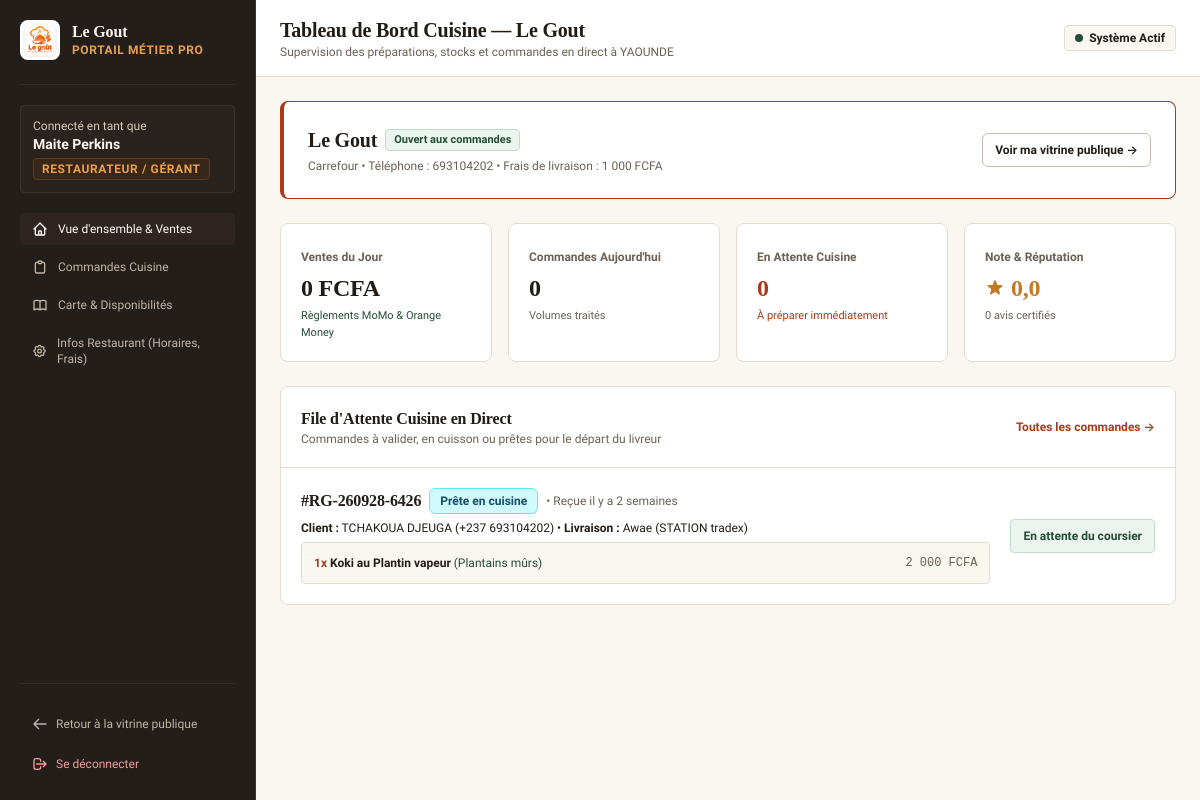
Page /dashboard/restaurant/ (signed in) on the earlier database version.
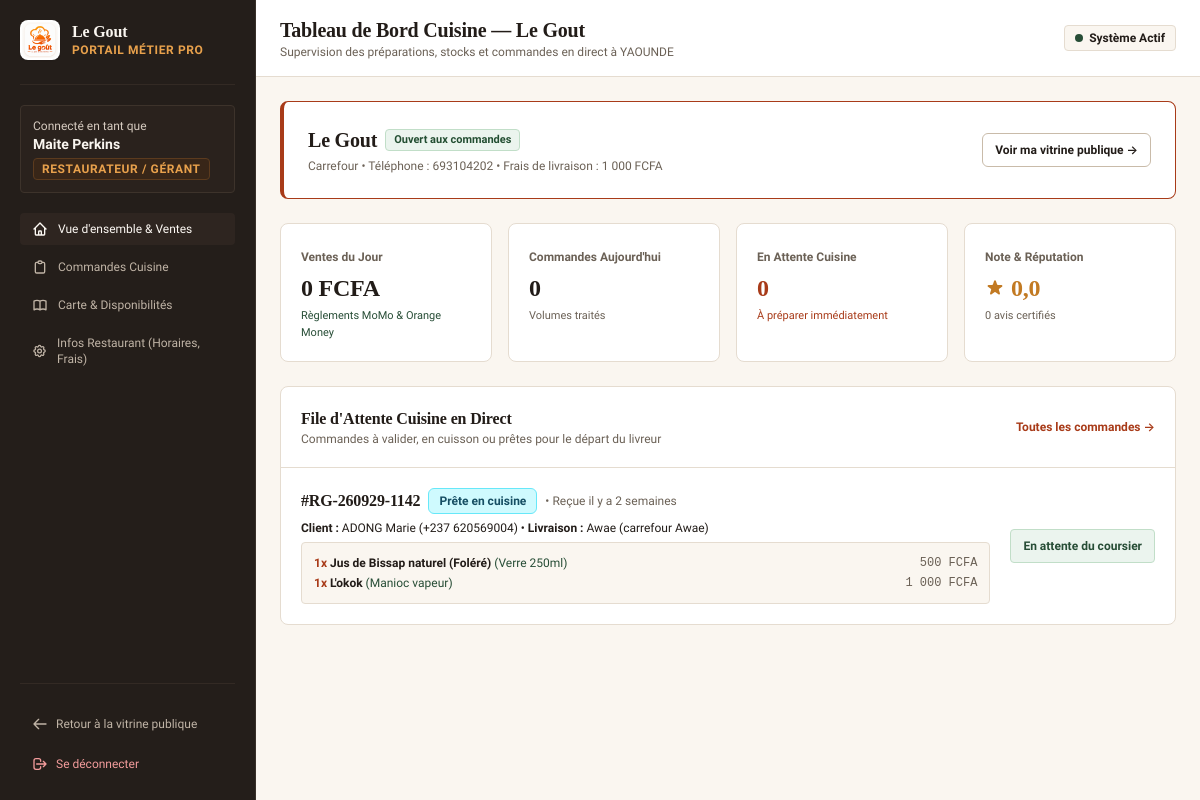
Same page on the later database version.
### orders/models.py (models this page shows, shortened)
class Order(models.Model):
    STATUS_CHOICES = [
        ('en_attente_paiement', 'En attente de paiement'),
        ('payee', 'Payée - En attente de validation restaurant'),
        ('en_attente', 'En attente de validation'),
        ('validee', 'Validée par le restaurant'),
        ('confirmee', 'Confirmée par le restaurant'),
        ('en_preparation', 'En cours de préparation en cuisine'),
        ('prete', 'Prête / En attente du livreur'),
        ('en_livraison', 'En cours d\'acheminement'),
        ('livree', 'Livrée au client'),
        ('refusee', 'Refusée par le restaurant'),
        ('annulee', 'Annulée'),
    ]
    PAYMENT_METHOD_CHOICES = [
        ('wallet', 'Solde Portefeuille Simulé (10 000 FCFA Offerts)'),
        ('mtn_momo', 'MTN Mobile Money (*126#)'),
        ('orange_money', 'Orange Money (*150#)'),
        ('cinetpay', 'CinetPay (Passerelle sécurisée / Carte)'),
        ('cash_on_delivery', 'Paiement en espèces à la livraison'),
    ]
    PAYMENT_STATUS_CHOICES = [
        ('pending', 'En attente'),
        ('paid', 'Payé'),
        ('failed', 'Échec'),
        ('refunded', 'Remboursé'),
    ]
    order_number = models.CharField(max_length=40, unique=True, verbose_name="N° de commande")
    client = models.ForeignKey(
        settings.AUTH_USER_MODEL,
        on_delete=models.CASCADE,
        related_name='orders',
        verbose_name="Client"
    )
    restaurant = models.ForeignKey(
        Restaurant,
        on_delete=models.CASCADE,
        related_name='orders',
        verbose_name="Restaurant"
    )
    status = models.CharField(
        max_length=30,
        choices=STATUS_CHOICES,
        default='en_attente',
        verbose_name="Statut de la commande"
    )
    subtotal = models.PositiveIntegerField(default=0, verbose_name="Sous-total plats (FCFA)")
    delivery_fee = models.PositiveIntegerField(default=1000, verbose_name="Frais de livraison (FCFA)")
    total_amount = models.PositiveIntegerField(default=0, verbose_name="Total à payer (FCFA)")
    payment_method = models.CharField(
        max_length=30,
        choices=PAYMENT_METHOD_CHOICES,
        default='mtn_momo',
        verbose_name="Mode de règlement"
    )
    payment_status = models.CharField(
        max_length=20,
        choices=PAYMENT_STATUS_CHOICES,
        default='pending',
        verbose_name="État du paiement"
    )
    DELIVERY_TYPE_CHOICES = [
        ('delivery', 'Livraison à domicile'),
        ('pickup', 'À emporter / Retrait au restaurant'),
    ]
    delivery_type = models.CharField(
        max_length=20,
        choices=DELIVERY_TYPE_CHOICES,
        default='delivery',
        verbose_name="Mode de réception"
    )
    delivery_city = models.CharField(max_length=50, default='Douala', verbose_name="Ville de livraison")
    delivery_neighborhood = models.CharField(max_length=120, blank=True, default='', verbose_name="Quartier de livraison")
    delivery_address = models.CharField(max_length=255, blank=True, default='', verbose_name="Adresse / Rue")
    delivery_landmark = models.CharField(
        max_length=255,
        blank=True,
        default='',
        verbose_name="Repère de proximité",
        help_text="Ex: Face pharmacie de la Paix, à côté du grand manguier"
    )
    delivery_phone = models.CharField(max_length=30, verbose_name="Numéro de contact pour livraison")
    client_notes = models.TextField(blank=True, verbose_name="Consignes spéciales de dégustation ou de livraison")
    delivery_pin = models.CharField(max_length=4, default='1234', verbose_name="Code PIN de confirmation")
    created_at = models.DateTimeField(auto_now_add=True, verbose_name="Date de commande")
    updated_at = models.DateTimeField(auto_now=True, verbose_name="Dernière mise à jour")
    class Meta:
        verbose_name = "Commande"
        verbose_name_plural = "Commandes"
        ordering = ['-created_at']

class OrderItem(models.Model):
    order = models.ForeignKey(Order, on_delete=models.CASCADE, related_name='items', verbose_name="Commande")
    dish = models.ForeignKey(Dish, on_delete=models.PROTECT, related_name='order_items', verbose_name="Plat commandé")
    dish_name = models.CharField(max_length=150, verbose_name="Nom du plat")
    unit_price = models.PositiveIntegerField(verbose_name="Prix unitaire (FCFA)")
    quantity = models.PositiveIntegerField(default=1, verbose_name="Quantité")
    subtotal = models.PositiveIntegerField(verbose_name="Sous-total (FCFA)")
    selected_side = models.CharField(max_length=150, blank=True, verbose_name="Accompagnement sélectionné")
    special_instructions = models.CharField(max_length=255, blank=True, verbose_name="Remarques (ex: bien pimenté, sauce à part)")
    class Meta:
        verbose_name = "Ligne de commande"
        verbose_name_plural = "Lignes de commande"

### accounts/models.py (models this page shows, shortened)
class CustomUser(AbstractUser):
    ROLE_CHOICES = [
        ('client', 'Client'),
        ('restaurateur', 'Restaurateur / Gérant'),
        ('livreur', 'Livreur Partenaire'),
        ('admin', 'Administrateur Plateforme'),
        ('restaurant', 'Restaurateur (Legacy)'),
        ('driver', 'Livreur (Legacy)'),
    ]
    CITY_CHOICES = [
        ('Douala', 'Douala'),
        ('Yaoundé', 'Yaoundé'),
        ('Kribi', 'Kribi'),
        ('Bafoussam', 'Bafoussam'),
        ('Garoua', 'Garoua'),
    ]
    role = models.CharField(
        max_length=20,
        choices=ROLE_CHOICES,
        default='client',
        verbose_name="Rôle utilisateur"
    )
    must_change_password = models.BooleanField(
        default=False,
        verbose_name="Doit changer de mot de passe à la première connexion"
    )
    wallet_balance = models.PositiveIntegerField(
        default=0,
        verbose_name="Solde portefeuille simulé (FCFA)",
        help_text="Solde de démonstration de 10 000 FCFA offert à l'inscription"
    )
    phone = models.CharField(
        max_length=30,
        blank=True,
        verbose_name="Numéro de téléphone",
        help_text="Ex: +237 699 00 11 22 ou 677 33 44 55"
    )
    city = models.CharField(
        max_length=50,
        choices=CITY_CHOICES,
        default='Douala',
        verbose_name="Ville principale"
    )
    neighborhood = models.CharField(
        max_length=120,
        blank=True,
        verbose_name="Quartier",
        help_text="Ex: Akwa, Bonapriso, Bastos, Omnisports, Deido"
    )
    address_details = models.TextField(
        blank=True,
        verbose_name="Précisions d'adresse / Repère",
        help_text="Ex: Rue des Palmiers, face pharmacie de l'Aéroport, barrière noire"
    )
    latitude = models.FloatField(null=True, blank=True, verbose_name="Latitude")
    longitude = models.FloatField(null=True, blank=True, verbose_name="Longitude")
    avatar = models.URLField(
        blank=True,
        default='',
        verbose_name="Photo de profil (URL)"
    )
    is_verified = models.BooleanField(
        default=True,
        verbose_name="Compte vérifié"
    )
    objects = CustomUserManager()
    class Meta:
        verbose_name = "Utilisateur"
        verbose_name_plural = "Utilisateurs"

### dashboard/views.py (the view)
# urls.py: path('restaurant/', views.restaurant_overview, name='restaurant'),
@restaurateur_required
def restaurant_overview(request):
    restaurant = Restaurant.get_solo()
    if not restaurant:
        return redirect('dashboard:restaurant_settings')
    today = timezone.now().date()
    today_orders = Order.objects.filter(restaurant=restaurant, created_at__date=today)
    total_sales_today = today_orders.filter(payment_status='paid').aggregate(total=Sum('total_amount'))['total'] or 0
    pending_orders_count = Order.objects.filter(restaurant=restaurant, status__in=['payee', 'en_attente', 'validee', 'confirmee', 'en_preparation']).count()
    completed_orders_count = Order.objects.filter(restaurant=restaurant, status='livree').count()
    active_orders = Order.objects.filter(
        restaurant=restaurant,
        status__in=['payee', 'en_attente', 'validee', 'confirmee', 'en_preparation', 'prete']
    ).prefetch_related('items__dish').order_by('created_at')
    context = {
        'restaurant': restaurant,
        'today_sales': total_sales_today,
        'today_orders_count': today_orders.count(),
        'pending_orders_count': pending_orders_count,
        'completed_orders_count': completed_orders_count,
        'active_orders': active_orders,
    }
    return render(request, 'dashboard/restaurant/overview.html', context)

### core/context_processors.py (called while the page is built, shortened)
def cart_context(request):
    cart = request.session.get('cart', {})
    total_qty = 0
    subtotal = 0
    items_preview = []
    dish_ids = [int(k) for k in cart.keys() if k.isdigit()]
    dishes_by_id = {d.id: d for d in Dish.objects.filter(id__in=dish_ids)}
    return {
        'cart_item_count': total_qty,
        'cart_subtotal': subtotal,
        'cart_items_preview': items_preview,
    }

def global_settings(request):
    restaurant = Restaurant.get_solo()
    return {
        'app_name': 'Le Gout',
        'app_tagline': restaurant.tagline if (restaurant and restaurant.tagline) else 'Saveurs Authentiques du Terroir Camerounais',
        'singleton_restaurant': restaurant,
        'support_phone': restaurant.phone if (restaurant and restaurant.phone) else '+237 690 12 34 56',
        'support_whatsapp': restaurant.phone if (restaurant and restaurant.phone) else '+237 690 12 34 56',
    }

### core/templatetags/resto_tags.py (called while the page is built)
@register.filter(name='fcfa')
def fcfa(value):
    try:
        val = int(value)
        formatted = f"{val:,}".replace(",", " ")
        return f"{formatted} FCFA"
    except (ValueError, TypeError):
        return f"{value} FCFA"

### templates/dashboard/restaurant/overview.html (shortened to what the changed rows need)
{% extends 'dashboard_base.html' %}
{% load resto_tags %}
{% block header_title %}Tableau de Bord Cuisine — {{ restaurant.name }}{% endblock %}
{% block dashboard_content %}
<div class="space-y-6">
  <div class="resto-card p-6 bg-[#FFFFFF] border-l-4 border-[#A83B19] flex flex-col sm:flex-row items-start sm:items-center justify-between gap-4">
    <div>
      <div class="flex items-center gap-2">
        <h2 class="font-serif font-bold text-xl text-[#221C18]">{{ restaurant.name }}</h2>
      </div>
    </div>
  </div>
  <div class="resto-card bg-[#FFFFFF]">
    <div class="divide-y divide-[#E5DCD0]">
      {% for order in active_orders %}
        <div class="p-5 flex flex-col lg:flex-row items-start lg:items-center justify-between gap-5">
          <div class="space-y-1.5 flex-1">
            <div class="flex items-center gap-2">
              <span class="font-serif font-bold text-base text-[#221C18]">#{{ order.order_number }}</span>
              <span>{{ order.status|status_badge }}</span>
              <span class="text-xs text-[#6B6156]">• Reçue il y a {{ order.created_at|timesince }}</span>
            </div>
            <div class="text-xs text-[#221C18]">
              <strong>Client :</strong> {{ order.client.get_full_name|default:order.client.username }} ({{ order.delivery_phone }}) •
              <strong>Livraison :</strong> {{ order.delivery_neighborhood }} ({{ order.delivery_landmark }})
            </div>
            <div class="p-3 bg-[#FAF6F0] rounded border border-[#E5DCD0] text-xs space-y-1 my-2">
              {% for item in order.items.all %}
                <div class="flex items-center justify-between">
                  <div>
                    <span class="font-bold text-[#A83B19]">{{ item.quantity }}x</span>
                    <strong class="text-[#221C18]">{{ item.dish_name }}</strong>
                    {% if item.selected_side %}<span class="text-[#274D36]"> ({{ item.selected_side }})</span>{% endif %}
                  </div>
                  <span class="font-mono text-[#6B6156]">{{ item.subtotal|fcfa }}</span>
                </div>
              {% endfor %}
            </div>
          </div>
          <div class="flex flex-col sm:flex-row items-stretch sm:items-center gap-2 self-stretch lg:self-auto">
            {% if order.status == 'payee' or order.status == 'en_attente' %}
              <form method="POST" action="{% url 'dashboard:restaurant_validate_order' order.id %}">
                {% csrf_token %}
                <button type="submit" class="btn-ndole text-xs py-2 px-4 whitespace-nowrap bg-[#16A34A] hover:bg-[#15803D] text-white font-bold rounded shadow-sm inline-flex items-center gap-1.5">
                  <svg class="w-3.5 h-3.5 text-white" fill="none" stroke="currentColor" viewBox="0 0 24 24"><path stroke-linecap="round" stroke-linejoin="round" stroke-width="2.5" d="M5 13l4 4L19 7"/></svg>
                  <span>Valider la commande</span>
                </button>
              </form>
              <form method="POST" action="{% url 'dashboard:restaurant_refuse_order' order.id %}" onsubmit="return confirm('Confirmer le refus de cette commande ? Le client sera immédiatement et intégralement remboursé.');">
                {% csrf_token %}
                <button type="submit" class="text-xs py-2 px-3 text-[#DC2626] bg-white border border-red-200 hover:bg-red-50 rounded font-semibold transition inline-flex items-center gap-1.5">
                  <svg class="w-3.5 h-3.5 text-[#DC2626]" fill="none" stroke="currentColor" viewBox="0 0 24 24"><path stroke-linecap="round" stroke-linejoin="round" stroke-width="2.5" d="M6 18L18 6M6 6l12 12"/></svg>
                  <span>Refuser & Rembourser</span>
                </button>
              </form>
            {% elif order.status == 'prete' %}
              <span class="text-xs font-semibold text-[#274D36] bg-[#EBF4EE] px-3 py-2 rounded border border-[#C1DEC8] text-center">
                En attente du coursier
              </span>
            {% endif %}
          </div>
        </div>
      {% empty %}
        <div class="p-8 text-center text-xs text-[#6B6156]">
          Aucune commande en attente actuellement en cuisine. Préparez vos marinades et vos braises !
        </div>
      {% endfor %}
    </div>
  </div>
</div>
{% endblock %}

Differences in the rows shown:
no longer on this page (row edited): Order: order_number "RG-260928-6426", status|status_badge "Prête en cuisine", created_at "2 semaines", client.get_full_name "TCHAKOUA DJEUGA", delivery_phone "+237 693104202", delivery_neighborhood "Awae", delivery_landmark "STATION tradex", shows "En attente du coursier"
no longer on this page (row unchanged): OrderItem: quantity "1", dish_name "Koki au Plantin vapeur", selected_side "Plantains mûrs", subtotal|fcfa "2 000 FCFA", shown under "RG-260928-6426"
added Order: order_number "RG-260929-1142", status|status_badge "Prête en cuisine", created_at "2 semaines", client.get_full_name "ADONG Marie", delivery_phone "+237 620569004", delivery_neighborhood "Awae", delivery_landmark "carrefour Awae", shows "En attente du coursier"
added OrderItem: quantity "1", dish_name "Jus de Bissap naturel (Foléré)", selected_side "Verre 250ml", subtotal|fcfa "500 FCFA", shown under "RG-260929-1142"
added OrderItem: quantity "1", dish_name "L'okok", selected_side "Manioc vapeur", subtotal|fcfa "1 000 FCFA", shown under "RG-260929-1142"
